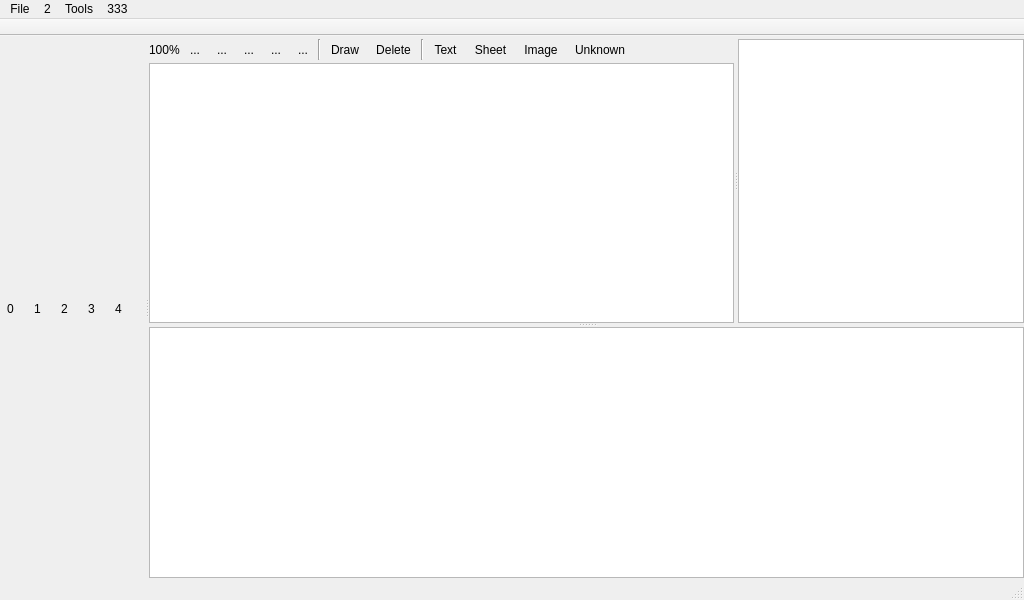
<?xml version="1.0" encoding="UTF-8"?>
<ui version="4.0">
 <class>MainWindow</class>
 <widget class="QMainWindow" name="MainWindow">
  <property name="geometry">
   <rect>
    <x>0</x>
    <y>0</y>
    <width>1024</width>
    <height>600</height>
   </rect>
  </property>
  <property name="windowTitle">
   <string>MainWindow</string>
  </property>
  <property name="styleSheet">
   <string notr="true"/>
  </property>
  <property name="unifiedTitleAndToolBarOnMac">
   <bool>true</bool>
  </property>
  <widget class="QWidget" name="centralwidget">
   <layout class="QVBoxLayout" name="verticalLayout_5">
    <property name="leftMargin">
     <number>0</number>
    </property>
    <property name="topMargin">
     <number>0</number>
    </property>
    <property name="rightMargin">
     <number>0</number>
    </property>
    <property name="bottomMargin">
     <number>0</number>
    </property>
    <item>
     <widget class="QSplitter" name="splitterMain">
      <property name="orientation">
       <enum>Qt::Horizontal</enum>
      </property>
      <widget class="QWidget" name="widget" native="true">
       <property name="sizePolicy">
        <sizepolicy hsizetype="Maximum" vsizetype="Preferred">
         <horstretch>0</horstretch>
         <verstretch>0</verstretch>
        </sizepolicy>
       </property>
       <property name="maximumSize">
        <size>
         <width>250</width>
         <height>16777215</height>
        </size>
       </property>
       <layout class="QVBoxLayout" name="verticalLayout_4">
        <property name="spacing">
         <number>3</number>
        </property>
        <property name="leftMargin">
         <number>0</number>
        </property>
        <property name="topMargin">
         <number>0</number>
        </property>
        <property name="rightMargin">
         <number>0</number>
        </property>
        <property name="bottomMargin">
         <number>0</number>
        </property>
        <item>
         <layout class="QHBoxLayout" name="horizontalLayout_2">
          <property name="spacing">
           <number>6</number>
          </property>
          <property name="topMargin">
           <number>3</number>
          </property>
          <item>
           <widget class="QToolButton" name="buttonPageTop">
            <property name="toolTip">
             <string>Move selected page to the Top</string>
            </property>
            <property name="text">
             <string>0</string>
            </property>
            <property name="autoRaise">
             <bool>true</bool>
            </property>
           </widget>
          </item>
          <item>
           <widget class="QToolButton" name="buttonPageUp">
            <property name="toolTip">
             <string>Move page Up</string>
            </property>
            <property name="text">
             <string>1</string>
            </property>
            <property name="autoRaise">
             <bool>true</bool>
            </property>
           </widget>
          </item>
          <item>
           <widget class="QToolButton" name="buttonPageDown">
            <property name="toolTip">
             <string>Move page Down</string>
            </property>
            <property name="text">
             <string>2</string>
            </property>
            <property name="autoRaise">
             <bool>true</bool>
            </property>
           </widget>
          </item>
          <item>
           <widget class="QToolButton" name="buttonPageBottom">
            <property name="toolTip">
             <string>Move selected page to the Bottom</string>
            </property>
            <property name="text">
             <string>3</string>
            </property>
            <property name="autoRaise">
             <bool>true</bool>
            </property>
           </widget>
          </item>
          <item>
           <widget class="QToolButton" name="buttonPageDelete">
            <property name="toolTip">
             <string>Delete Page</string>
            </property>
            <property name="text">
             <string>4</string>
            </property>
            <property name="autoRaise">
             <bool>true</bool>
            </property>
           </widget>
          </item>
          <item>
           <spacer name="horizontalSpacer">
            <property name="orientation">
             <enum>Qt::Horizontal</enum>
            </property>
            <property name="sizeHint" stdset="0">
             <size>
              <width>0</width>
              <height>20</height>
             </size>
            </property>
           </spacer>
          </item>
         </layout>
        </item>
       </layout>
      </widget>
      <widget class="QStackedWidget" name="stackedWidget">
       <property name="sizePolicy">
        <sizepolicy hsizetype="Ignored" vsizetype="Preferred">
         <horstretch>0</horstretch>
         <verstretch>0</verstretch>
        </sizepolicy>
       </property>
       <property name="currentIndex">
        <number>0</number>
       </property>
       <widget class="QWidget" name="page">
        <layout class="QVBoxLayout" name="verticalLayout">
         <property name="leftMargin">
          <number>0</number>
         </property>
         <property name="topMargin">
          <number>0</number>
         </property>
         <property name="rightMargin">
          <number>0</number>
         </property>
         <property name="bottomMargin">
          <number>0</number>
         </property>
         <item>
          <widget class="QSplitter" name="splitter_2">
           <property name="orientation">
            <enum>Qt::Vertical</enum>
           </property>
           <widget class="QSplitter" name="splitter">
            <property name="orientation">
             <enum>Qt::Horizontal</enum>
            </property>
            <widget class="QWidget" name="layoutWidget1">
             <layout class="QVBoxLayout" name="verticalLayoutCurrentPage">
              <property name="spacing">
               <number>3</number>
              </property>
              <property name="topMargin">
               <number>3</number>
              </property>
              <item>
               <layout class="QHBoxLayout" name="horizontalLayout_3">
                <item>
                 <widget class="QLabel" name="labelZoomScale">
                  <property name="text">
                   <string>100%</string>
                  </property>
                 </widget>
                </item>
                <item>
                 <widget class="QToolButton" name="buttonZoomIn">
                  <property name="toolTip">
                   <string>Zoom In</string>
                  </property>
                  <property name="text">
                   <string>...</string>
                  </property>
                  <property name="autoRaise">
                   <bool>true</bool>
                  </property>
                 </widget>
                </item>
                <item>
                 <widget class="QToolButton" name="buttonZoomOut">
                  <property name="toolTip">
                   <string>Zoom Out</string>
                  </property>
                  <property name="text">
                   <string>...</string>
                  </property>
                  <property name="autoRaise">
                   <bool>true</bool>
                  </property>
                 </widget>
                </item>
                <item>
                 <widget class="QToolButton" name="buttonZoomOriginal">
                  <property name="toolTip">
                   <string>Actual Size</string>
                  </property>
                  <property name="text">
                   <string>...</string>
                  </property>
                  <property name="autoRaise">
                   <bool>true</bool>
                  </property>
                 </widget>
                </item>
                <item>
                 <widget class="QToolButton" name="buttonZoomFit">
                  <property name="toolTip">
                   <string>Best Fit</string>
                  </property>
                  <property name="text">
                   <string>...</string>
                  </property>
                  <property name="autoRaise">
                   <bool>true</bool>
                  </property>
                 </widget>
                </item>
                <item>
                 <widget class="QToolButton" name="buttonZoomFitWidth">
                  <property name="text">
                   <string>...</string>
                  </property>
                  <property name="autoRaise">
                   <bool>true</bool>
                  </property>
                 </widget>
                </item>
                <item>
                 <widget class="Line" name="line_2">
                  <property name="orientation">
                   <enum>Qt::Vertical</enum>
                  </property>
                 </widget>
                </item>
                <item>
                 <widget class="QToolButton" name="buttonMouseDraw">
                  <property name="text">
                   <string>Draw</string>
                  </property>
                  <property name="checkable">
                   <bool>true</bool>
                  </property>
                  <property name="autoRaise">
                   <bool>true</bool>
                  </property>
                 </widget>
                </item>
                <item>
                 <widget class="QToolButton" name="buttonMouseDelete">
                  <property name="text">
                   <string>Delete</string>
                  </property>
                  <property name="checkable">
                   <bool>true</bool>
                  </property>
                  <property name="autoRaise">
                   <bool>true</bool>
                  </property>
                 </widget>
                </item>
                <item>
                 <widget class="Line" name="line">
                  <property name="orientation">
                   <enum>Qt::Vertical</enum>
                  </property>
                 </widget>
                </item>
                <item>
                 <widget class="QToolButton" name="buttonSelectText">
                  <property name="toolTip">
                   <string>Select zones as text</string>
                  </property>
                  <property name="text">
                   <string>Text</string>
                  </property>
                  <property name="checkable">
                   <bool>true</bool>
                  </property>
                  <property name="checked">
                   <bool>false</bool>
                  </property>
                  <property name="autoRaise">
                   <bool>true</bool>
                  </property>
                 </widget>
                </item>
                <item>
                 <widget class="QToolButton" name="buttonSelectSheet">
                  <property name="toolTip">
                   <string>Select zones as sheet</string>
                  </property>
                  <property name="text">
                   <string>Sheet</string>
                  </property>
                  <property name="checkable">
                   <bool>true</bool>
                  </property>
                  <property name="autoRaise">
                   <bool>true</bool>
                  </property>
                 </widget>
                </item>
                <item>
                 <widget class="QToolButton" name="buttonSelectImage">
                  <property name="toolTip">
                   <string>Select zones as image</string>
                  </property>
                  <property name="text">
                   <string>Image</string>
                  </property>
                  <property name="checkable">
                   <bool>true</bool>
                  </property>
                  <property name="autoRaise">
                   <bool>true</bool>
                  </property>
                 </widget>
                </item>
                <item>
                 <widget class="QToolButton" name="buttonSelectUnknown">
                  <property name="toolTip">
                   <string>Select zones as Uncnown zone</string>
                  </property>
                  <property name="text">
                   <string>Unknown</string>
                  </property>
                  <property name="checkable">
                   <bool>true</bool>
                  </property>
                  <property name="autoRaise">
                   <bool>true</bool>
                  </property>
                 </widget>
                </item>
                <item>
                 <spacer name="horizontalSpacer_3">
                  <property name="orientation">
                   <enum>Qt::Horizontal</enum>
                  </property>
                  <property name="sizeHint" stdset="0">
                   <size>
                    <width>40</width>
                    <height>20</height>
                   </size>
                  </property>
                 </spacer>
                </item>
               </layout>
              </item>
              <item>
               <widget class="PageView" name="pageView">
                <property name="sizePolicy">
                 <sizepolicy hsizetype="Preferred" vsizetype="Expanding">
                  <horstretch>0</horstretch>
                  <verstretch>0</verstretch>
                 </sizepolicy>
                </property>
                <property name="mouseTracking">
                 <bool>true</bool>
                </property>
                <property name="alignment">
                 <set>Qt::AlignCenter</set>
                </property>
                <property name="renderHints">
                 <set>QPainter::Antialiasing|QPainter::HighQualityAntialiasing|QPainter::SmoothPixmapTransform|QPainter::TextAntialiasing</set>
                </property>
               </widget>
              </item>
             </layout>
            </widget>
            <widget class="QWidget" name="layoutWidget2">
             <layout class="QVBoxLayout" name="verticalLayoutPluginAndText">
              <property name="spacing">
               <number>3</number>
              </property>
              <property name="topMargin">
               <number>3</number>
              </property>
              <item>
               <widget class="QTextEdit" name="textEdit"/>
              </item>
             </layout>
            </widget>
           </widget>
           <widget class="PageView" name="pageViewActualSize">
            <property name="sizePolicy">
             <sizepolicy hsizetype="Preferred" vsizetype="Maximum">
              <horstretch>0</horstretch>
              <verstretch>0</verstretch>
             </sizepolicy>
            </property>
            <property name="mouseTracking">
             <bool>true</bool>
            </property>
            <property name="alignment">
             <set>Qt::AlignLeading|Qt::AlignLeft|Qt::AlignTop</set>
            </property>
           </widget>
          </widget>
         </item>
        </layout>
       </widget>
       <widget class="QWidget" name="page_2">
        <layout class="QVBoxLayout" name="verticalLayout_3">
         <property name="leftMargin">
          <number>0</number>
         </property>
         <property name="topMargin">
          <number>0</number>
         </property>
         <property name="rightMargin">
          <number>0</number>
         </property>
         <property name="bottomMargin">
          <number>0</number>
         </property>
         <item>
          <widget class="QSplitter" name="splitter_3">
           <property name="orientation">
            <enum>Qt::Horizontal</enum>
           </property>
           <widget class="QWidget" name="widgetImageEdit" native="true">
            <layout class="QVBoxLayout" name="verticalLayout_2">
             <item>
              <widget class="QLabel" name="label">
               <property name="text">
                <string>Here plugin interaction widget will be shown</string>
               </property>
              </widget>
             </item>
            </layout>
           </widget>
           <widget class="QToolBox" name="toolBox">
            <property name="sizePolicy">
             <sizepolicy hsizetype="Fixed" vsizetype="Preferred">
              <horstretch>0</horstretch>
              <verstretch>0</verstretch>
             </sizepolicy>
            </property>
            <property name="styleSheet">
             <string notr="true">QToolBox::tab {
	background: qlineargradient(x1: 0, y1: 0, x2: 0, y2: 1,
		stop: 0 palette(light), 
		stop: 0.9 palette(midlight),
		stop: 1 palette(dark));	
	border: 1px solid palette(shadow);
}

QToolBox::tab:selected {
	border: 1px solid palette(highlight);
}
</string>
            </property>
            <property name="currentIndex">
             <number>0</number>
            </property>
            <widget class="QWidget" name="page_5">
             <property name="geometry">
              <rect>
               <x>0</x>
               <y>0</y>
               <width>198</width>
               <height>509</height>
              </rect>
             </property>
             <attribute name="label">
              <string>Some plugin</string>
             </attribute>
            </widget>
           </widget>
          </widget>
         </item>
        </layout>
       </widget>
      </widget>
     </widget>
    </item>
   </layout>
  </widget>
  <widget class="QMenuBar" name="menubar">
   <property name="enabled">
    <bool>true</bool>
   </property>
   <property name="geometry">
    <rect>
     <x>0</x>
     <y>0</y>
     <width>1024</width>
     <height>22</height>
    </rect>
   </property>
   <widget class="QMenu" name="menuFile">
    <property name="title">
     <string>File</string>
    </property>
   </widget>
   <widget class="QMenu" name="menu2">
    <property name="title">
     <string>2</string>
    </property>
   </widget>
   <widget class="QMenu" name="menuTools">
    <property name="title">
     <string>Tools</string>
    </property>
    <addaction name="actionPlugins"/>
   </widget>
   <widget class="QMenu" name="menu333">
    <property name="title">
     <string>333</string>
    </property>
   </widget>
   <addaction name="menuFile"/>
   <addaction name="menu2"/>
   <addaction name="menuTools"/>
   <addaction name="menu333"/>
  </widget>
  <widget class="QStatusBar" name="statusbar"/>
  <widget class="QToolBar" name="toolBar">
   <property name="movable">
    <bool>false</bool>
   </property>
   <property name="iconSize">
    <size>
     <width>24</width>
     <height>24</height>
    </size>
   </property>
   <property name="toolButtonStyle">
    <enum>Qt::ToolButtonFollowStyle</enum>
   </property>
   <property name="floatable">
    <bool>false</bool>
   </property>
   <attribute name="toolBarArea">
    <enum>TopToolBarArea</enum>
   </attribute>
   <attribute name="toolBarBreak">
    <bool>false</bool>
   </attribute>
  </widget>
  <action name="actionPlugins">
   <property name="text">
    <string>Plugins</string>
   </property>
  </action>
 </widget>
 <customwidgets>
  <customwidget>
   <class>PageView</class>
   <extends>QGraphicsView</extends>
   <header>UI/MainWindow/PageView/PageView.h</header>
  </customwidget>
 </customwidgets>
 <resources/>
 <connections>
  <connection>
   <sender>buttonZoomOriginal</sender>
   <signal>clicked()</signal>
   <receiver>MainWindow</receiver>
   <slot>onZoom()</slot>
   <hints>
    <hint type="sourcelabel">
     <x>307</x>
     <y>70</y>
    </hint>
    <hint type="destinationlabel">
     <x>1057</x>
     <y>240</y>
    </hint>
   </hints>
  </connection>
  <connection>
   <sender>buttonZoomFit</sender>
   <signal>clicked()</signal>
   <receiver>MainWindow</receiver>
   <slot>onZoom()</slot>
   <hints>
    <hint type="sourcelabel">
     <x>344</x>
     <y>70</y>
    </hint>
    <hint type="destinationlabel">
     <x>1058</x>
     <y>345</y>
    </hint>
   </hints>
  </connection>
  <connection>
   <sender>buttonZoomOut</sender>
   <signal>clicked()</signal>
   <receiver>MainWindow</receiver>
   <slot>onZoom()</slot>
   <hints>
    <hint type="sourcelabel">
     <x>270</x>
     <y>70</y>
    </hint>
    <hint type="destinationlabel">
     <x>1050</x>
     <y>207</y>
    </hint>
   </hints>
  </connection>
  <connection>
   <sender>buttonSelectText</sender>
   <signal>clicked()</signal>
   <receiver>MainWindow</receiver>
   <slot>onSelectTypeChanged()</slot>
   <hints>
    <hint type="sourcelabel">
     <x>579</x>
     <y>70</y>
    </hint>
    <hint type="destinationlabel">
     <x>1059</x>
     <y>133</y>
    </hint>
   </hints>
  </connection>
  <connection>
   <sender>buttonSelectSheet</sender>
   <signal>clicked()</signal>
   <receiver>MainWindow</receiver>
   <slot>onSelectTypeChanged()</slot>
   <hints>
    <hint type="sourcelabel">
     <x>642</x>
     <y>70</y>
    </hint>
    <hint type="destinationlabel">
     <x>1045</x>
     <y>157</y>
    </hint>
   </hints>
  </connection>
  <connection>
   <sender>buttonSelectImage</sender>
   <signal>clicked()</signal>
   <receiver>MainWindow</receiver>
   <slot>onSelectTypeChanged()</slot>
   <hints>
    <hint type="sourcelabel">
     <x>708</x>
     <y>70</y>
    </hint>
    <hint type="destinationlabel">
     <x>1067</x>
     <y>178</y>
    </hint>
   </hints>
  </connection>
  <connection>
   <sender>buttonSelectUnknown</sender>
   <signal>clicked()</signal>
   <receiver>MainWindow</receiver>
   <slot>onSelectTypeChanged()</slot>
   <hints>
    <hint type="sourcelabel">
     <x>791</x>
     <y>70</y>
    </hint>
    <hint type="destinationlabel">
     <x>1074</x>
     <y>229</y>
    </hint>
   </hints>
  </connection>
  <connection>
   <sender>buttonZoomIn</sender>
   <signal>clicked()</signal>
   <receiver>MainWindow</receiver>
   <slot>onZoom()</slot>
   <hints>
    <hint type="sourcelabel">
     <x>193</x>
     <y>70</y>
    </hint>
    <hint type="destinationlabel">
     <x>1083</x>
     <y>413</y>
    </hint>
   </hints>
  </connection>
  <connection>
   <sender>buttonZoomFitWidth</sender>
   <signal>clicked()</signal>
   <receiver>MainWindow</receiver>
   <slot>onZoom()</slot>
   <hints>
    <hint type="sourcelabel">
     <x>381</x>
     <y>70</y>
    </hint>
    <hint type="destinationlabel">
     <x>1083</x>
     <y>288</y>
    </hint>
   </hints>
  </connection>
  <connection>
   <sender>buttonPageDelete</sender>
   <signal>clicked()</signal>
   <receiver>MainWindow</receiver>
   <slot>onPageListDelete()</slot>
   <hints>
    <hint type="sourcelabel">
     <x>147</x>
     <y>238</y>
    </hint>
    <hint type="destinationlabel">
     <x>1083</x>
     <y>431</y>
    </hint>
   </hints>
  </connection>
  <connection>
   <sender>buttonPageTop</sender>
   <signal>clicked()</signal>
   <receiver>MainWindow</receiver>
   <slot>onPageListMove()</slot>
   <hints>
    <hint type="sourcelabel">
     <x>12</x>
     <y>238</y>
    </hint>
    <hint type="destinationlabel">
     <x>9</x>
     <y>431</y>
    </hint>
   </hints>
  </connection>
  <connection>
   <sender>buttonPageUp</sender>
   <signal>clicked()</signal>
   <receiver>MainWindow</receiver>
   <slot>onPageListMove()</slot>
   <hints>
    <hint type="sourcelabel">
     <x>55</x>
     <y>238</y>
    </hint>
    <hint type="destinationlabel">
     <x>42</x>
     <y>431</y>
    </hint>
   </hints>
  </connection>
  <connection>
   <sender>buttonPageDown</sender>
   <signal>clicked()</signal>
   <receiver>MainWindow</receiver>
   <slot>onPageListMove()</slot>
   <hints>
    <hint type="sourcelabel">
     <x>86</x>
     <y>238</y>
    </hint>
    <hint type="destinationlabel">
     <x>69</x>
     <y>431</y>
    </hint>
   </hints>
  </connection>
  <connection>
   <sender>buttonPageBottom</sender>
   <signal>clicked()</signal>
   <receiver>MainWindow</receiver>
   <slot>onPageListMove()</slot>
   <hints>
    <hint type="sourcelabel">
     <x>116</x>
     <y>238</y>
    </hint>
    <hint type="destinationlabel">
     <x>122</x>
     <y>431</y>
    </hint>
   </hints>
  </connection>
  <connection>
   <sender>buttonMouseDraw</sender>
   <signal>clicked()</signal>
   <receiver>MainWindow</receiver>
   <slot>onMouseModeChanged()</slot>
   <hints>
    <hint type="sourcelabel">
     <x>423</x>
     <y>59</y>
    </hint>
    <hint type="destinationlabel">
     <x>418</x>
     <y>483</y>
    </hint>
   </hints>
  </connection>
  <connection>
   <sender>buttonMouseDelete</sender>
   <signal>clicked()</signal>
   <receiver>MainWindow</receiver>
   <slot>onMouseModeChanged()</slot>
   <hints>
    <hint type="sourcelabel">
     <x>487</x>
     <y>59</y>
    </hint>
    <hint type="destinationlabel">
     <x>506</x>
     <y>468</y>
    </hint>
   </hints>
  </connection>
 </connections>
 <slots>
  <slot>onPlugins()</slot>
  <slot>onLoadDir()</slot>
  <slot>onLoadFile()</slot>
  <slot>onPluginOCRChanged()</slot>
  <slot>onPageListSelectionChanged(int)</slot>
  <slot>onZoom()</slot>
  <slot>onPageZoomFit()</slot>
  <slot>onPageZoomOut()</slot>
  <slot>onPageZoomIn()</slot>
  <slot>onSetSelectText(bool)</slot>
  <slot>onSetSelectSheet(bool)</slot>
  <slot>onSetSelectImage(bool)</slot>
  <slot>onSetSelectUnknown(bool)</slot>
  <slot>onSelectTypeChanged()</slot>
  <slot>onPageListDelete()</slot>
  <slot>onPageListMove()</slot>
  <slot>onMouseModeChanged()</slot>
 </slots>
</ui>
